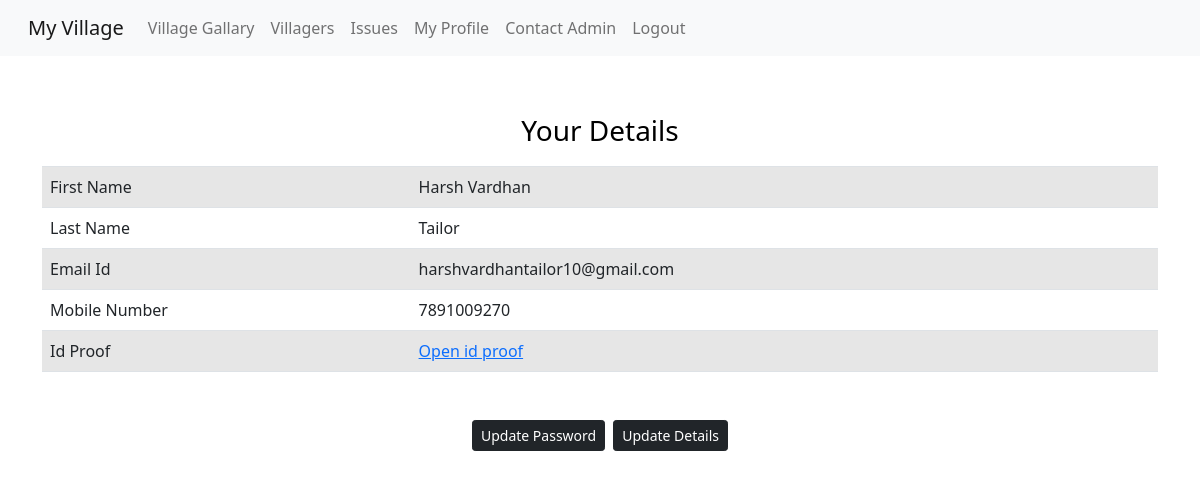
Screenshot of /myprofile (signed in) with the database file from the repository.
### app.py (models this page shows, shortened)
class User(db.Model):
    id_no = db.Column(db.Integer, primary_key=True)
    firstName = db.Column(db.String(50),nullable=False)
    lastName = db.Column(db.String(50))
    email = db.Column(db.String(50),nullable=False)
    password = db.Column(db.String(100),nullable=False)
    mobile = db.Column(db.String(20),nullable=False)
    id_proof = db.Column(db.String(200),nullable=False)
    village_id = db.Column(db.Integer, default = -1)

### app.py (the view)
@app.route('/myprofile')
def myprofile():
    if 'user' not in session:
        return redirect(url_for('login'))
    userdetails = User.query.filter_by(email = session['user']['email']).first()
    return render_template('myprofile.html',user = session['user'], userdetails=userdetails)

### templates/myprofile.html
{% extends 'base.html' %}
{% block body %}
    {% if userdetails %}
    <div class="container my-5">
        <h3>Your Details</h3>
    <table class="table table-striped">
        <tbody>
          <tr>
            <td>First Name</td>
            <td>{{userdetails.firstName}}</td>
          </tr>
          <tr>
            <td>Last Name</td>
            <td>{{userdetails.lastName}}</td>
          </tr>
          <tr>
            <td>Email Id</td>
            <td>{{userdetails.email}}</td>
          </tr>
          <tr>
            <td>Mobile Number</td>
            <td>{{userdetails.mobile}}</td>
          </tr>
          <tr>
            <td>Id Proof</td>
            <td><a href="{{userdetails.id_proof}}" target="_blank">Open id proof</a></td>
          </tr>
        </tbody>
      </table>
    </div>
    <div class="d-flex justify-content-center mb-3">
        <a href="/update_password"><button class="btn btn-dark btn-sm mx-1">Update Password</button></a>
        <a href="/update_details"><button class="btn btn-dark btn-sm mx-1">Update Details</button></a>
    </div>
    {% else %}
        <h3>No details found !!</h3>
    {% endif %}
{% endblock body %}

### static/base.css (style rules this page uses)
h3 { text-align: center; color: black; padding: 10px; }

### rows the page displays
User: firstName "Harsh Vardhan", lastName "Tailor", email "harshvardhantailor10@gmail.com", mobile "7891009270"
